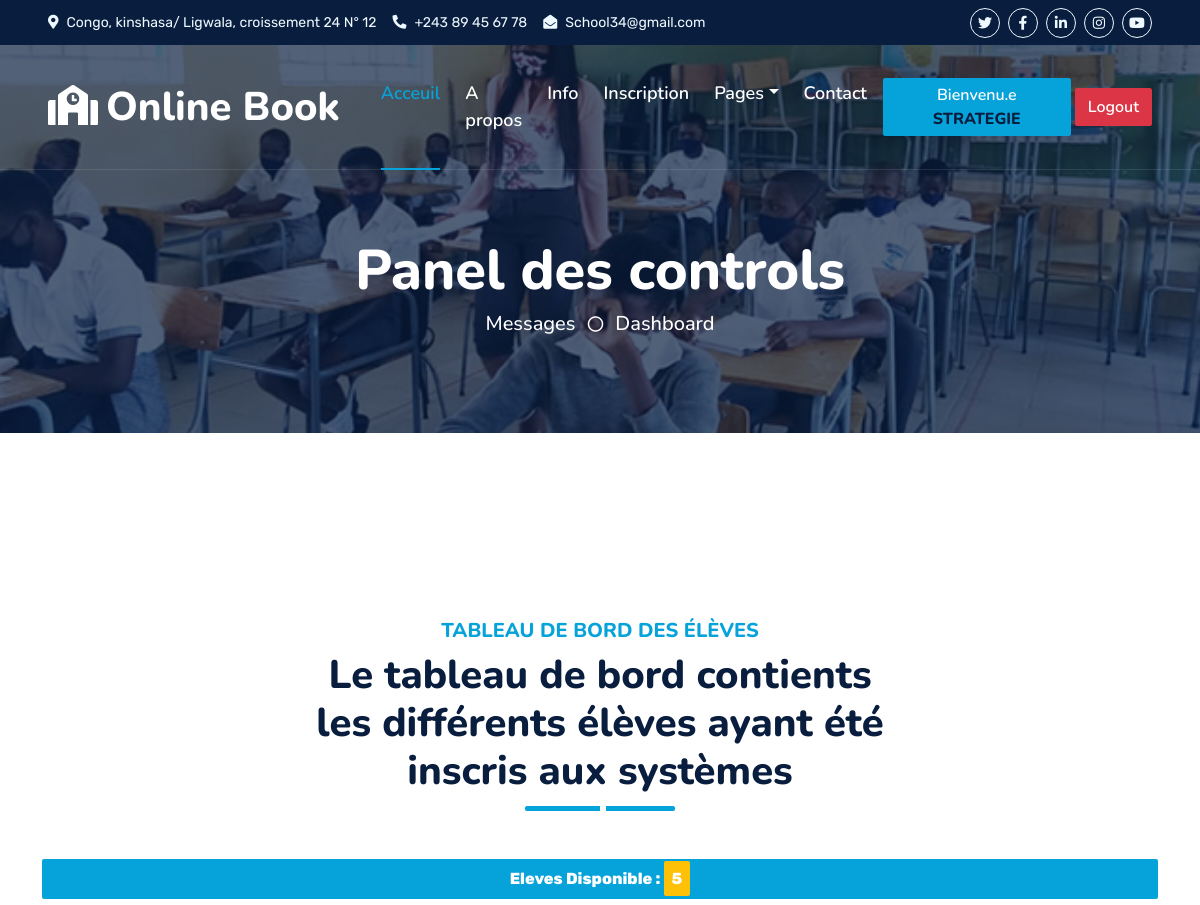
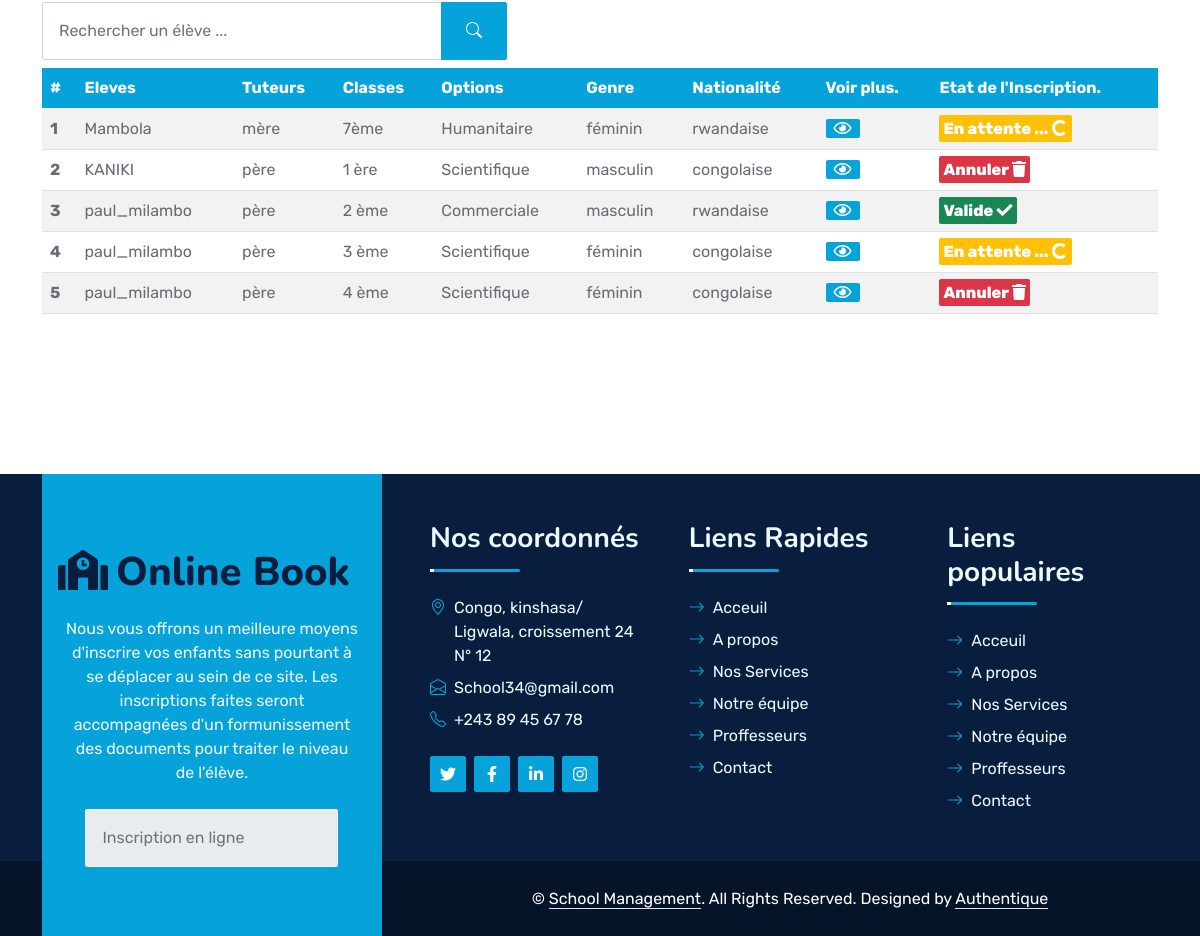
/dashboard.php (signed in), run on the app's committed database (2 pictures, top to bottom).
### tables this page shows
CREATE TABLE `eleves` (
  `id` int NOT NULL,
  `nom` varchar(50) NOT NULL,
  `postnom` varchar(50) NOT NULL,
  `prenom` varchar(50) NOT NULL,
  `lieu_nais` varchar(50) NOT NULL,
  `date_nais` varchar(50) NOT NULL,
  `genre` varchar(50) NOT NULL,
  `nationalite` varchar(50) NOT NULL DEFAULT 'congolaise',
  `responsable` varchar(15) NOT NULL,
  `ancienne_ecole` varchar(150) NOT NULL,
  `certificat` varchar(100) DEFAULT NULL,
  `tel` varchar(15) DEFAULT NULL,
  `adresse` text NOT NULL,
  `inscription` varchar(70) DEFAULT NULL,
  `id_class` int NOT NULL,
  `id_option` int DEFAULT NULL,
  `users_id` int NOT NULL
);

CREATE TABLE `classes` (
  `id` int NOT NULL,
  `nom` varchar(50) NOT NULL,
  `description` text NOT NULL
);

CREATE TABLE `options` (
  `id` int NOT NULL,
  `nom` varchar(50) NOT NULL,
  `description` text NOT NULL
);

### Controller/MainController.php (called while the page is built, shortened)
<?php
class MainController{
    public $connexion;
    public $password = "";
    public $username ="root";
    public $database ="school";
    public $serveur ="localhost";
    public function __construct()
    {
        $this->connexion = new PDO("mysql:host=$this->serveur;dbname=$this->database",$this->username,$this->password);
    }
    public function allEleves()
    {
        try{
            $request = $this->connexion->prepare('SELECT e.*,o.nom as options,c.nom as classe FROM eleves as e inner join classes as c on c.id=e.id_class inner join options as o on o.id=e.id_option ORDER BY e.id DESC');
            $request->execute();
           $elseInfo = $request->fetchAll(PDO::FETCH_ASSOC);
           return $elseInfo;
        }catch(PDOException $e)
        {
            var_dump('error'.$e->getMessage());
        }
    }
}
?>

### dashboard.php (the view, shortened to what this page needs)
<?php
    require "Layourt/header.php";
    require "Controller/MainController.php";
    $request = new MainController();
    $eleves = $request->allEleves();
?>
        <div class="container-fluid bg-primary py-5 bg-header" style="margin-bottom: 90px;">
            <div class="row py-5">
                <div class="col-12 pt-lg-5 mt-lg-5 text-center">
                    <h1 class="display-4 text-white animated zoomIn">Panel des controls</h1>
                    <a href="message.php" class="h5 text-white">Messages</a>
                    <i class="far fa-circle text-white px-2"></i>
                    <a href="#" class="h5 text-white">Dashboard</a>
                </div>
            </div>
        </div>
    </div>
    <div class="container-fluid py-5 wow fadeInUp" data-wow-delay="0.1s">
        <div class="container py-5">
            <div class="section-title text-center position-relative pb-3 mb-5 mx-auto" style="max-width: 600px;">
                <h5 class="fw-bold text-primary text-uppercase">Tableau de bord des élèves</h5>
                <h1 class="mb-0">Le tableau de bord contients les différents élèves ayant été inscris aux systèmes</h1>
            </div>
            <p class="text-white bg-primary text-center py-2 rounded fw-bold mb-2">Eleves Disponible : <span class="text-white bg-warning text-center py-2 px-2 rounded fw-bold mb-2"><?= count($eleves)?></span></p>
            <div>
                    <div class="mb-2 wow slideInUp" data-wow-delay="0.1s">
                    <form action="" method="GET">
                        <div class="input-group">
                            <input type="search" class="form-control p-3" name="search"  placeholder="Rechercher un élève ..." style="max-width: 400px;">
                            <button class="btn btn-primary px-4"><i class="bi bi-search"></i></button>
                        </div>
                        </form>
                    </div>
                <table class="table table-striped rounded">
                    <thead class="bg-primary text-white">
                        <tr>
                        <th scope="col">#</th>
                        <th scope="col">Eleves</th>
                        <th scope="col">Tuteurs</th>
                        <th scope="col">Classes</th>
                        <th scope="col">Options</th>
                        <th scope="col">Genre</th>
                        <th scope="col">Nationalité</th>
                        <th scope="col">Voir plus.</th>
                        <th scope="col">Etat de l'Inscription.</th>
                        </tr>
                    </thead>
                    <tbody>
                        <?php foreach($eleves as $k=>$eleve):?>
                        <tr>
                            <th scope="row"><?= $k + 1?></th>
                            <td><?= $eleve['nom']?></td>
                            <td><?= $eleve['responsable']?></td>
                            <td><?= $eleve['classe']?></td>
                            <td><?= $eleve['options']?></td>
                            <td><?= $eleve['genre']?></td>
                            <td><?= $eleve['nationalite']?></td>
                            <td><a href="student.php?eleve=<?=$eleve['id']?>" class='bg-primary text-white rounded fw-bold'>  <i class="far fa-eye text-white px-2"></i></a></td>
                            <td>
                                <?php if($eleve['inscription'] == "valider"):?>
                                    <span class='bg-success text-white rounded fw-bold py-1 px-1' data-bs-toggle="modal" data-bs-target="#exampleModalInfo"> Valide <i class="fa fa-check text-white"></i></span>
                                <?php elseif($eleve['inscription'] =="Refuser"):?>
                                    <span class='bg-danger text-white rounded fw-bold py-1 px-1' data-bs-toggle="modal" data-bs-target="#exampleModalDelete"> Annuler <i class="fa fa-trash text-white"></i></span>
                                <?php else:?>
                                    <span  class='bg-warning text-white rounded fw-bold py-1 px-1' data-bs-toggle="modal" data-bs-target="#exampleModalDelete"> En attente ... <span class="spinner-border spinner-border-sm" role="status" aria-hidden="true"></span></span>
                                <?php endif?>
                            </td>
                        </tr>
                        <?php endforeach?>
                    </tbody>
                </table>
            </div>
        </div>
    </div>
<?php
    require "Layourt/footer.php"
?>

### css/style.css (style rules this page uses)
:root { --primary: #06A3DA; --secondary: #34AD54; --light: #EEF9FF; --dark: #091E3E; }
h1, h2, .fw-bold { font-weight: 800 !important; }
h5, h6, .fw-medium { font-weight: 600 !important; }
.btn { font-family: 'Nunito', sans-serif; font-weight: 600; transition: .5s; }
.btn-primary, .btn-secondary { color: #FFFFFF; box-shadow: inset 0 0 0 50px transparent; }
.section-title::before { position: absolute; content: ""; width: 150px; height: 5px; left: 0; bottom: 0; background: var(--primary); border-radius: 2px; }
.section-title.text-center::before { left: 50%; margin-left: -75px; }
.section-title::after { position: absolute; content: ""; width: 6px; height: 5px; bottom: 0px; background: #FFFFFF; -webkit-animation: section-title-run 5s infinite linear; animation: section-title-run 5s infinite linear; }
.section-title.text-center::after { -webkit-animation: section-title-run-center 5s infinite linear; animation: section-title-run-center 5s infinite linear; }
.bg-header { background: linear-gradient(rgba(9, 30, 62, .7), rgba(9, 30, 62, .7)), url(../img/el.jpg) center center no-repeat; background-size: cover; }

### dashboard.php (style rules this page uses)
.bg-header { background: linear-gradient(rgba(9, 30, 62, .7), rgba(9, 30, 62, .7)), url(img/el3.jpg) center center no-repeat; background-size: cover; }

### data on the page
eleves: nom "Mambola", responsable "mère", id_class.nom "7ème", id_option.nom "Humanitaire", genre "féminin", nationalite "rwandaise", shows "En attente ..."
eleves: nom "KANIKI", responsable "père", id_class.nom "1 ère", id_option.nom "Scientifique", genre "masculin", nationalite "congolaise", inscription "Annuler"
eleves: nom "paul_milambo", responsable "père", id_class.nom "2 ème", id_option.nom "Commerciale", genre "masculin", nationalite "rwandaise", inscription "Valide"
eleves: nom "paul_milambo", responsable "père", id_class.nom "3 ème", id_option.nom "Scientifique", genre "féminin", nationalite "congolaise", shows "En attente ..."
eleves: nom "paul_milambo", responsable "père", id_class.nom "4 ème", id_option.nom "Scientifique", genre "féminin", nationalite "congolaise", inscription "Annuler"

### other printed values
$_SESSION['user']['nom'] "STRATEGIE"
count($eleves) "5"
